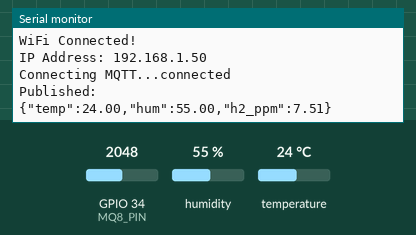
The sketch below on a simulated ESP32. Shown: the last lines printed to the serial monitor. The test bench sets the inputs (shaded band); at power-on: humidity 55 %, GPIO 34 (MQ8_PIN) = 2048, temperature 24 °C. WiFi joins after 1.5 s; servers stay silent unless stated; no MQTT or app messages arrive unless stated.

Above: at 2.7 s.
2.8 s: humidity set to 22 %
At 4.3 s:
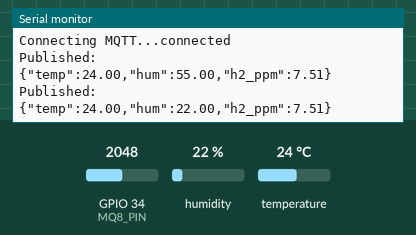
5.5 s: GPIO 34 (MQ8_PIN) set to 2866
At 6.8 s:
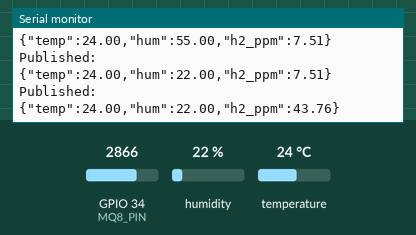
8.2 s: temperature set to 12 °C
At 10.4 s:
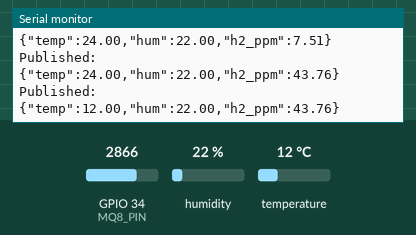
10.9 s: GPIO 34 (MQ8_PIN) set to 3603
At 12.8 s:
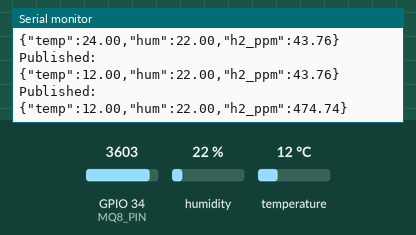
13.6 s: humidity set to 40 %
At 15.2 s:
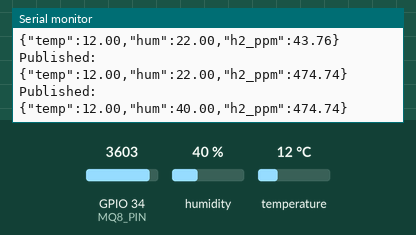
Timing chart, 0 to 16.7 s (numbered marks = the images above; inputs shaded):
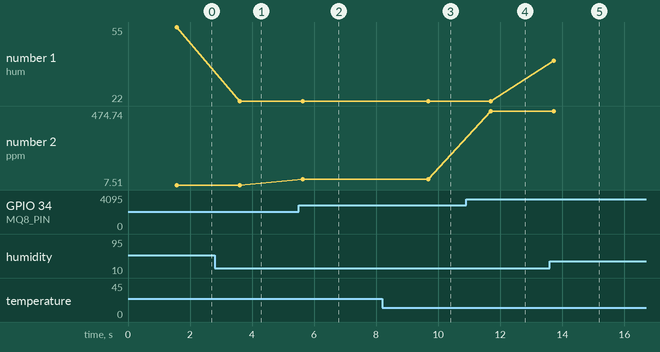

The sketch:

esp32_delta_encoder.ino
```cpp
#include <WiFi.h>
#include <PubSubClient.h>
#include <DHT.h>
#include <math.h>

// ───────── WIFI ─────────
const char* ssid = "EEE305C";
const char* password = "305@EEECL";

// ───────── MQTT ─────────
const char* mqtt_server = "broker.hivemq.com";
const char* topic = "arun/esp32/sensors";

// ───────── DHT ─────────
#define DHTPIN 23
#define DHTTYPE DHT11
DHT dht(DHTPIN, DHTTYPE);

// ───────── MQ-8 ─────────
#define MQ8_PIN 34
#define RL 10.0
#define RO 10.0

// ───────── OBJECTS ─────────
WiFiClient espClient;
PubSubClient client(espClient);

// ───────── LAST SENT VALUES ─────────
float last_temp = -1000;
float last_hum  = -1000;
float last_ppm  = -1000;

// ───────── THRESHOLDS ─────────
#define TEMP_DELTA 0.5
#define HUM_DELTA  2.0
#define PPM_DELTA  5.0

// ───────── WIFI CONNECT ─────────
void setup_wifi() {
  Serial.print("Connecting to WiFi...");
  WiFi.begin(ssid, password);

  while (WiFi.status() != WL_CONNECTED) {
    delay(500);
    Serial.print(".");
  }

  Serial.println("\nWiFi Connected!");
  Serial.print("IP Address: ");
  Serial.println(WiFi.localIP());
}

// ───────── MQTT RECONNECT ─────────
void reconnect() {
  while (!client.connected()) {
    Serial.print("Connecting MQTT...");

    if (client.connect("ESP32_Client")) {
      Serial.println("connected");
    } else {
      Serial.print("failed, rc=");
      Serial.print(client.state());
      delay(2000);
    }
  }
}

// ───────── MQ-8 PPM CALCULATION ─────────
float getMQ8PPM() {
  int adc = analogRead(MQ8_PIN);

  float voltage = adc * (3.3 / 4095.0);
  float Rs = ((3.3 - voltage) / voltage) * RL;
  float ratio = Rs / RO;

  float ppm = pow(10, ((log10(ratio) - 0.42) / -0.48));

  return ppm;
}

// ───────── SETUP ─────────
void setup() {
  Serial.begin(115200);
  dht.begin();

  setup_wifi();

  client.setServer(mqtt_server, 1883);
}

// ───────── LOOP ─────────
void loop() {

  if (!client.connected()) {
    reconnect();
  }
  client.loop();

  float temp = dht.readTemperature();
  float hum  = dht.readHumidity();
  float mq8_ppm = getMQ8PPM();

  if (isnan(temp) || isnan(hum)) {
    Serial.println("DHT sensor failed!");
    return;
  }

  static unsigned long last_publish_time = 0;
  unsigned long now = millis();

  // ───── CHECK CHANGE ─────
  bool changed = false;

  if (abs(temp - last_temp) > TEMP_DELTA) changed = true;
  if (abs(hum  - last_hum)  > HUM_DELTA)  changed = true;
  if (abs(mq8_ppm - last_ppm) > PPM_DELTA) changed = true;

  // ───── FORCE PUBLISH EVERY 10 SEC ─────
  bool forcePublish = (now - last_publish_time >= 10000);

  if (changed || forcePublish) {

    char payload[150];

    snprintf(payload, sizeof(payload),
             "{\"temp\":%.2f,\"hum\":%.2f,\"h2_ppm\":%.2f}",
             temp, hum, mq8_ppm);

    client.publish(topic, payload);

    Serial.println("Published:");
    Serial.println(payload);

    // update last values
    last_temp = temp;
    last_hum  = hum;
    last_ppm  = mq8_ppm;

    last_publish_time = now;
  }

  delay(2000);
}
```

Measured:
- after the input at 2.8 s, the serial monitor: prints a new line after 0.80 s (image 1)
- after the input at 5.5 s, the serial monitor: prints a new line after 0.13 s (image 2)
- after the input at 8.2 s, the serial monitor: prints a new line after 1.5 s (image 3)
- after the input at 10.9 s, the serial monitor: prints a new line after 0.80 s (image 4)
- after the input at 13.6 s, the serial monitor: prints a new line after 0.12 s (image 5)
- plotted number 1: 55 → 22 after the input at 2.8 s, 22 → 40 after the input at 13.6 s
- plotted number 2: 7.51 → 43.76 after the input at 5.5 s, 43.76 → 474.74 after the input at 10.9 s
